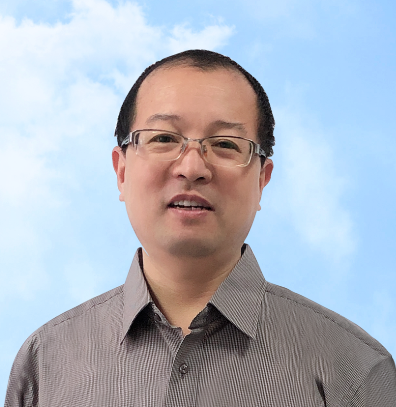
#> input picture chapter03/images/laoqi.png, 396 x 407 px
$ jupyter execute --allow-errors chapter3-2.ipynb   (shell and % lines are left out)
#> lines starting #> are read from the running program, lines starting #| are printed output that depends on the picture; after the words box and inside, x2 and y2 are one past the last pixel; in counts of white or black regions, pixels touching at a corner belong together
#> further down, laoqi is the input picture: shape (407, 396, 3); mean B, G, R 192, 180.7, 174.4
## 特征二值化

**基础知识**

[cell 1]
import pandas as pd
path = "/Users/qiwsir/Documents/Codes/DataSet"
#> (the rest of this cell did not finish here and is left out)

[cell 2]
import numpy as np
#> (the rest of this cell did not finish here and is left out)

[cell 3]
from sklearn.preprocessing import Binarizer
#> (the rest of this cell did not finish here and is left out)

#> (a cell that did not finish here is left out)

#> (a cell that did not finish here is left out)

#> (a cell that did not finish here is left out)

[cell 7]
from sklearn.preprocessing import binarize
#> (the rest of this cell did not finish here and is left out)

[cell 8]
gau = np.random.normal(loc=0, scale=1.0, size=100)
gau

[cell 9]
gau_bin = Binarizer().fit_transform(gau.reshape(-1, 1))
gau_bin.reshape(1,-1) [0]

**项目案例**

[cell 10]
import matplotlib.pyplot as plt
import cv2
# 写一个专门在Jupyter中显示图片的函数
def show_img(img):
    if len(img.shape) == 3:
        b, g, r = cv2.split(img)
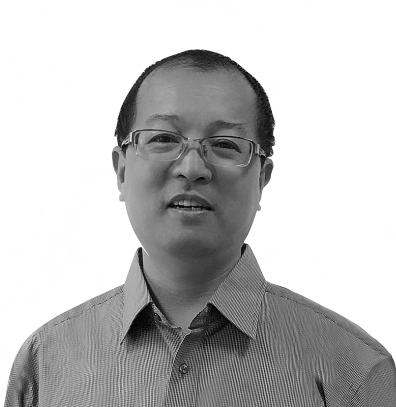
#> b: shape (407, 396); min 0, max 255, mean 192
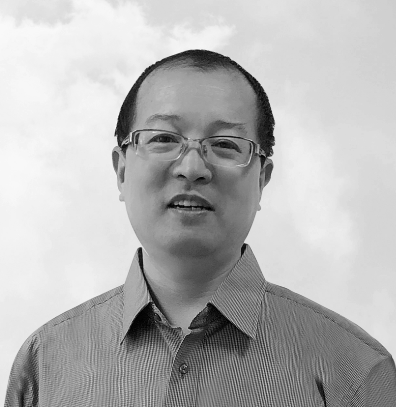
#> g: shape (407, 396); min 0, max 250, mean 180.7
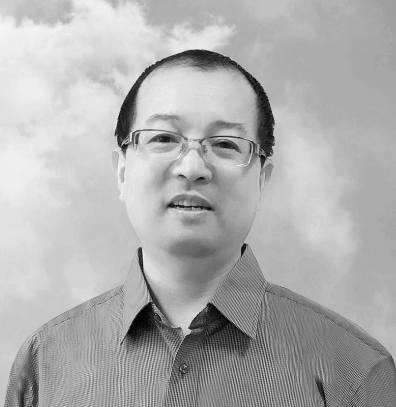
#> r: shape (407, 396); min 0, max 253, mean 174.4
        img = cv2.merge([r, g, b])
        plt.imshow(img)
    else:
        plt.imshow(img, cmap="gray")
    plt.axis("off")
    plt.show()

laoqi = cv2.imread("./images/laoqi.png")
show_img(laoqi)

[cell 11]
gray_laoqi = cv2.cvtColor(laoqi, cv2.COLOR_BGR2GRAY)
show_img(gray_laoqi)

[cell 12]
ret,thr = cv2.threshold(gray_laoqi, 127, 255, cv2.THRESH_BINARY)
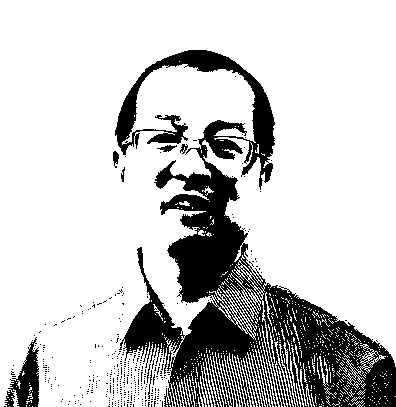
#> thr: shape (407, 396); 79.2% white; 412 black regions (404 under 20 px), largest, box (x1, y1, x2, y2) and area: (115, 50, 396, 407) 31374, (5, 337, 39, 407) 1147, (157, 145, 177, 152) 70
show_img(thr)
